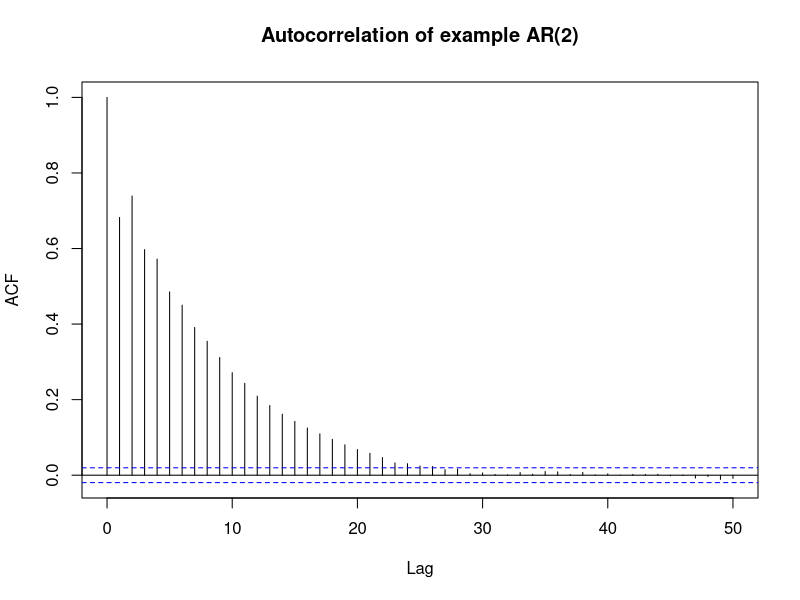
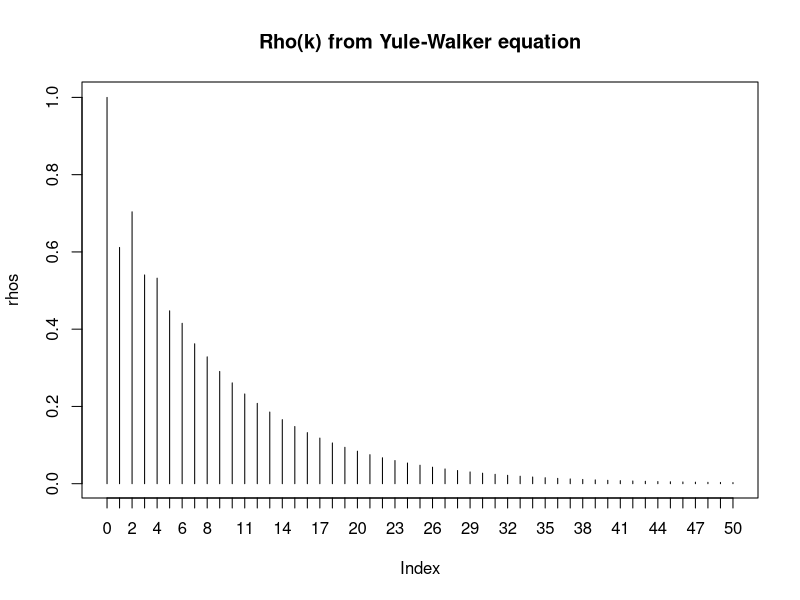

R code for these plots, in order:
## ---- chunk 1
n = 10000
max_lag = 50
x.ts <- arima.sim(list(ar=c(1/3, 1/2)), n=n)
x.acf = acf(x.ts, main="Autocorrelation of example AR(2)", lag.max=max_lag)
## ---- chunk 2
rhos = NULL
c1 = (4 + sqrt(6))/8
c2 = (4 - sqrt(6))/8
lambda1 = (2 + sqrt(76))/12
lambda2 = (2 - sqrt(76))/12
for (k in 0:max_lag){
  rhos[k + 1] = c1 * lambda1**k + c2 * lambda2**k
}
plot(rhos, type='h', xaxt='n', main='Rho(k) from Yule-Walker equation')
axis(1, at=1:(max_lag+1), labels=0:max_lag)
